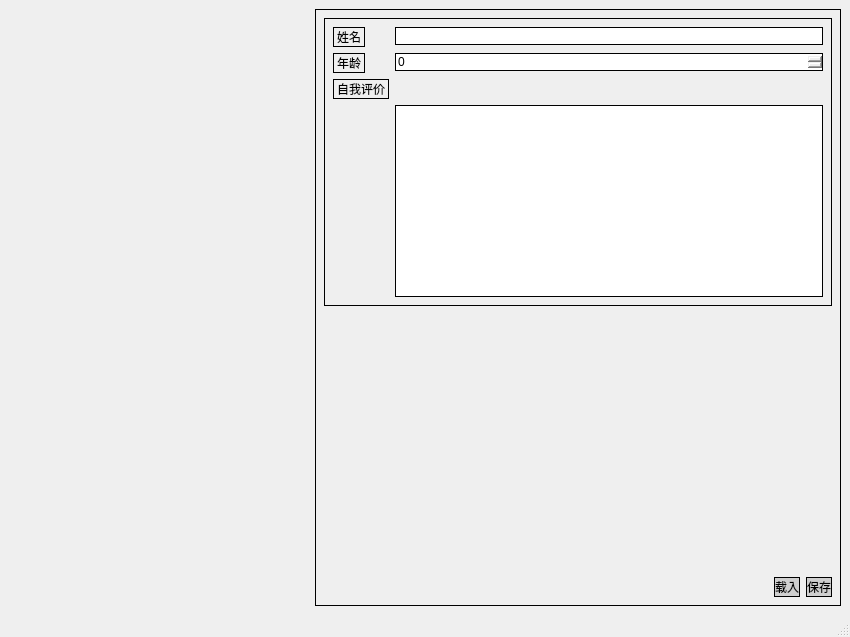
<?xml version="1.0" encoding="UTF-8"?>
<ui version="4.0">
 <class>MainWindow</class>
 <widget class="QMainWindow" name="MainWindow">
  <property name="geometry">
   <rect>
    <x>0</x>
    <y>0</y>
    <width>850</width>
    <height>637</height>
   </rect>
  </property>
  <property name="windowTitle">
   <string>MainWindow</string>
  </property>
  <widget class="QWidget" name="centralwidget">
   <layout class="QHBoxLayout" name="horizontalLayout_2">
    <item>
     <widget class="QWidget" name="widget" native="true">
      <property name="minimumSize">
       <size>
        <width>300</width>
        <height>0</height>
       </size>
      </property>
     </widget>
    </item>
    <item>
     <widget class="QWidget" name="widget_2" native="true">
      <property name="styleSheet">
       <string notr="true">border: 1px solid </string>
      </property>
      <layout class="QVBoxLayout" name="verticalLayout">
       <item>
        <widget class="QWidget" name="widget_3" native="true">
         <layout class="QHBoxLayout" name="horizontalLayout_3">
          <item>
           <layout class="QFormLayout" name="formLayout">
            <item row="0" column="0">
             <widget class="QLabel" name="label">
              <property name="text">
               <string>姓名</string>
              </property>
             </widget>
            </item>
            <item row="0" column="1">
             <widget class="QLineEdit" name="name_lineEdit"/>
            </item>
            <item row="1" column="0">
             <widget class="QLabel" name="label_2">
              <property name="text">
               <string>年龄</string>
              </property>
             </widget>
            </item>
            <item row="1" column="1">
             <widget class="QSpinBox" name="age_spinBox"/>
            </item>
            <item row="2" column="0">
             <widget class="QLabel" name="label_5">
              <property name="text">
               <string>自我评价</string>
              </property>
             </widget>
            </item>
            <item row="3" column="1">
             <widget class="QTextEdit" name="self_evaluation_textEdit"/>
            </item>
           </layout>
          </item>
         </layout>
        </widget>
       </item>
       <item>
        <spacer name="verticalSpacer">
         <property name="orientation">
          <enum>Qt::Vertical</enum>
         </property>
         <property name="sizeHint" stdset="0">
          <size>
           <width>20</width>
           <height>40</height>
          </size>
         </property>
        </spacer>
       </item>
       <item>
        <layout class="QHBoxLayout" name="horizontalLayout">
         <item>
          <spacer name="horizontalSpacer">
           <property name="orientation">
            <enum>Qt::Horizontal</enum>
           </property>
           <property name="sizeHint" stdset="0">
            <size>
             <width>40</width>
             <height>20</height>
            </size>
           </property>
          </spacer>
         </item>
         <item>
          <widget class="QPushButton" name="read_Btn">
           <property name="styleSheet">
            <string notr="true">background-color: rgb(207, 207, 207);
font: 700 12pt &quot;Microsoft YaHei UI&quot;;</string>
           </property>
           <property name="text">
            <string>载入</string>
           </property>
          </widget>
         </item>
         <item>
          <widget class="QPushButton" name="save_Btn">
           <property name="styleSheet">
            <string notr="true">background-color: rgb(207, 207, 207);
font: 700 12pt &quot;Microsoft YaHei UI&quot;;</string>
           </property>
           <property name="text">
            <string>保存</string>
           </property>
          </widget>
         </item>
        </layout>
       </item>
      </layout>
     </widget>
    </item>
   </layout>
  </widget>
  <widget class="QMenuBar" name="menubar">
   <property name="geometry">
    <rect>
     <x>0</x>
     <y>0</y>
     <width>850</width>
     <height>25</height>
    </rect>
   </property>
  </widget>
  <widget class="QStatusBar" name="statusbar"/>
 </widget>
 <resources/>
 <connections/>
</ui>
